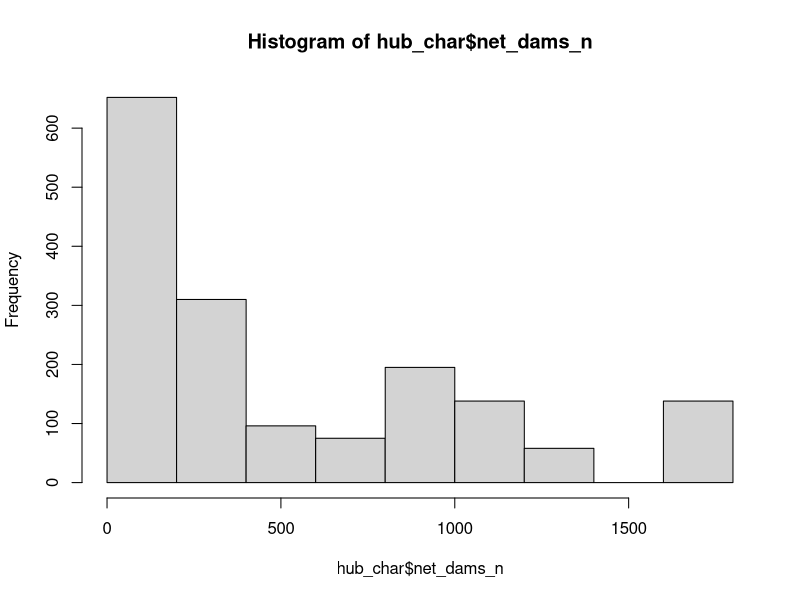

Generate this figure with R:
######################## Dam data summaries ###########################################
#created: 05-NOV-2020
#updated: 21-JN-2021
# Author: Katelyn King
################################################################################################

#### R libraries ####
library(dplyr)

#### Input data ####
#LAGOS_US_NETWORKS_v1 all lakes (King et al. 2021)
lagos_networks_all <- read.csv("Data/Networks/nets_networkmetrics_medres_dams.csv") 
#just network data
lagos_networks<-read.csv('Data/Networks/network_scale_metrics.csv') %>% 
  dplyr::select(net_id, net_lakes_n, net_dams_n)
#hub lakes 
hub_lakes<- read.csv("Data/Networks/VIP_lakes.csv")

################### Main program ######################

#### dams on hub lakes #### 
hub_char<-left_join(hub_lakes, lagos_networks_all)

#new columns for directly up or down dam from a hub lake 
hub_char <- hub_char %>%
  mutate(down_dam = case_when(is.na(lake_nets_nearestdamdown_km) ~ "N",   #if ~ then 
                            TRUE ~"Y"
  )) %>%
  mutate(up_dam = case_when(is.na(lake_nets_nearestdamup_km) ~ "N",   #if ~ then 
                            TRUE ~"Y"
  ))

# summary of hub_char table to see how many hub lakes have dams upstream or downstream or on the lake
hub_char$down_dam<-as.factor(hub_char$down_dam)
hub_char$up_dam<-as.factor(hub_char$up_dam)
summary(hub_char) #total dams upstream and downstream and dams on lakes 


#number of dams on the network of the hub lake 
hist(hub_char$net_dams_n) #32 hub lakes have no dams in their entire network (27 unique networks)

hub_nets<-hub_char[!duplicated(paste(hub_char$net_id)),] #hub networks: 246 networks with hub lakes 

#### dams on networks with conny scores #### 
nets_with_conn<-filter(lagos_networks, net_lakes_n > 4)
net_with_no_dams<-filter(nets_with_conn, net_dams_n == 0)

